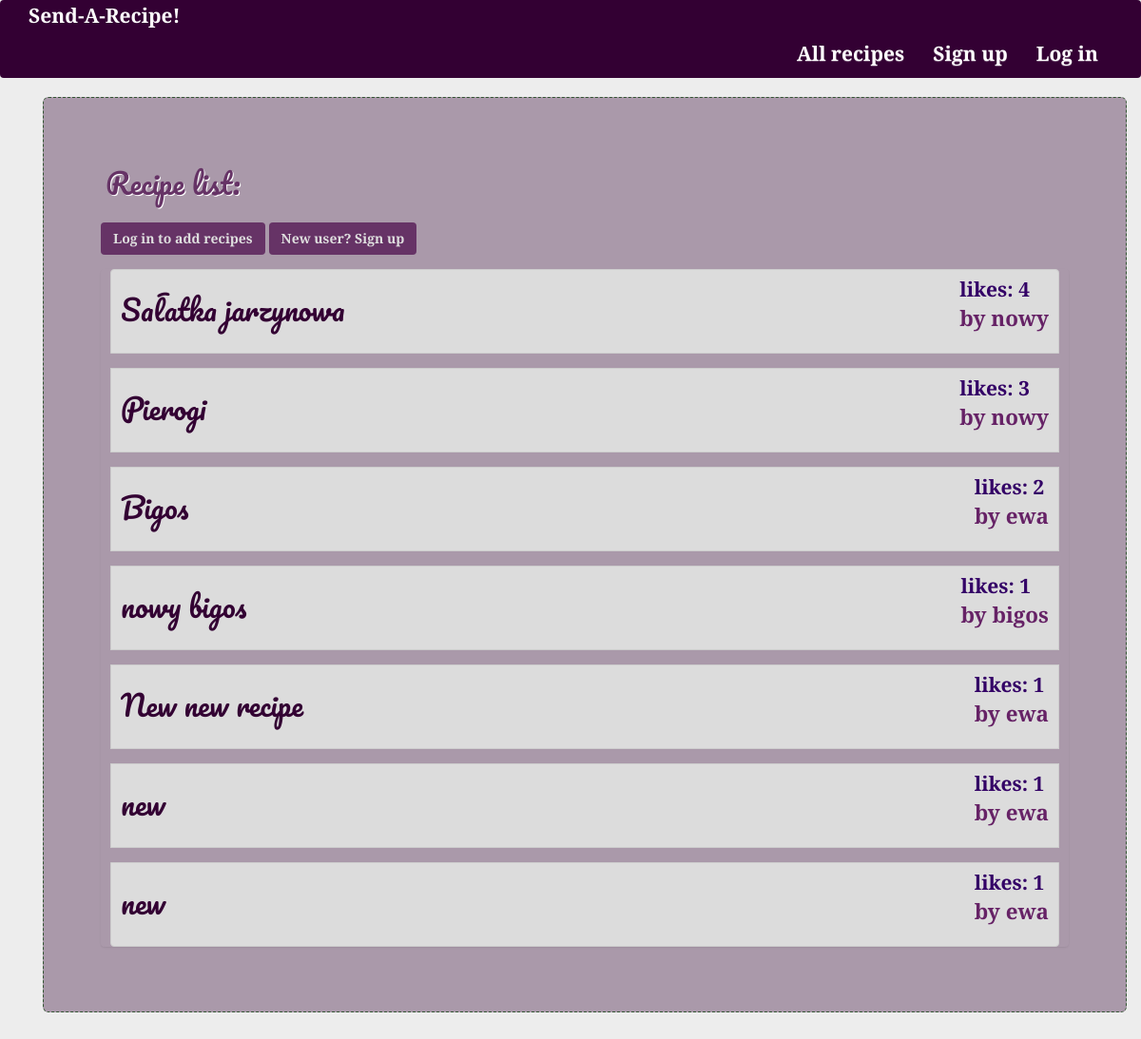
The app's page /posts/, older data.
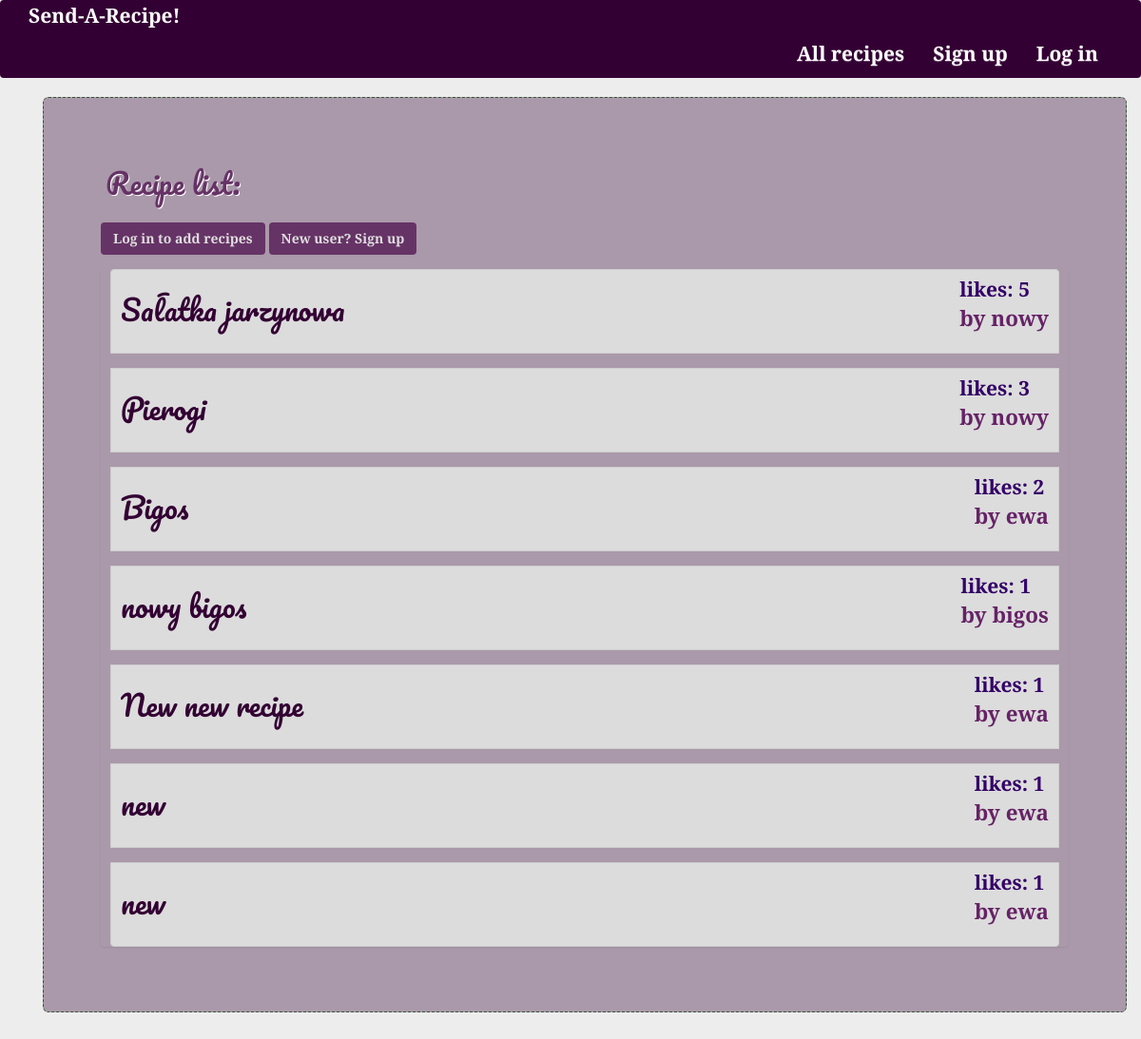
The same page, newer data.
### posts/models.py (models this page shows, shortened)
class Post(models.Model):
	user = models.ForeignKey(User, related_name = "posts")
	title = models.CharField(max_length=56)
	content = models.TextField(unique=False)
	content_html = models.TextField(editable=True)
	created_at = models.DateTimeField(auto_now=True)
	points = models.IntegerField(default=1)
	class Meta:
		ordering = ['-points']

### posts/views.py (the view, shortened to what this page needs)
class PostListView(SelectRelatedMixin, ListView):
	model = models.Post
	select_related = ['user']

### posts/templates/posts/post_list.html (shortened to what this page needs)
{% extends 'posts/post_base.html' %}
{% block post %}
	<div class="container">
		<div class="jumbotron colored-jumbotron">
			<h2 class="page-title">Recipe list:</h2>
			{% if user.is_authenticated %}
			<a href="{% url 'posts:new_post' %}" class="btn btn-large create">Create new recipe</a>
			{% else %}
			<a href="{% url 'accounts:login' %}" class="btn btn-large create">Log in to add recipes</a>
			<a href="{% url 'accounts:signup' %}" class="btn btn-large create">New user? Sign up</a>
			{% endif %}
			<ul class="post-list list-group">
			{% for post in post_list %}
				<li class="list-group-item">
					<div class="post">
						<div class="post-item">
							<h2 class="post-title">
							<a href="{% url 'posts:post_detail' pk=post.pk %}">{{post.title}}</a>
							</h2>
						</div>
						<div class="post-item">
							<div> likes: {{post.points}}</div>
							<p>by {{post.user}}</p>
						</div>
					</div>
				</li>
			{% endfor %}
		</ul>
		</div>
	</div>
{% endblock %}

Row changes from the older to the newer data that the page shows:
changed Post "Sałatka jarzynowa": points "4" → "5"
